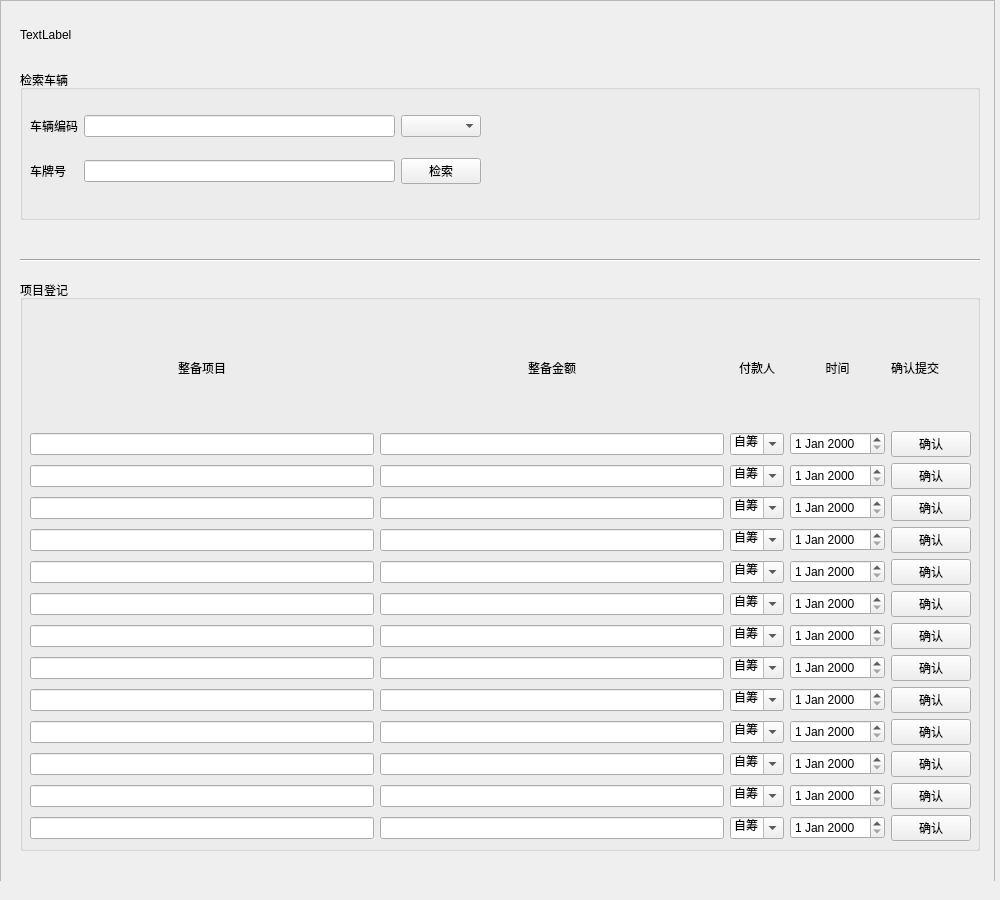
<?xml version="1.0" encoding="UTF-8"?>
<ui version="4.0">
 <class>MainWindow</class>
 <widget class="QMainWindow" name="MainWindow">
  <property name="geometry">
   <rect>
    <x>0</x>
    <y>0</y>
    <width>1000</width>
    <height>900</height>
   </rect>
  </property>
  <property name="windowTitle">
   <string>MainWindow</string>
  </property>
  <widget class="QWidget" name="centralwidget">
   <widget class="QFrame" name="panel2_frame">
    <property name="geometry">
     <rect>
      <x>0</x>
      <y>0</y>
      <width>995</width>
      <height>889</height>
     </rect>
    </property>
    <property name="frameShape">
     <enum>QFrame::StyledPanel</enum>
    </property>
    <property name="frameShadow">
     <enum>QFrame::Raised</enum>
    </property>
    <widget class="Line" name="line">
     <property name="geometry">
      <rect>
       <x>20</x>
       <y>250</y>
       <width>960</width>
       <height>20</height>
      </rect>
     </property>
     <property name="orientation">
      <enum>Qt::Horizontal</enum>
     </property>
    </widget>
    <widget class="QLabel" name="panel2_title">
     <property name="geometry">
      <rect>
       <x>20</x>
       <y>10</y>
       <width>160</width>
       <height>50</height>
      </rect>
     </property>
     <property name="text">
      <string>TextLabel</string>
     </property>
    </widget>
    <widget class="QGroupBox" name="groupBox">
     <property name="geometry">
      <rect>
       <x>20</x>
       <y>70</y>
       <width>960</width>
       <height>150</height>
      </rect>
     </property>
     <property name="title">
      <string>检索车辆</string>
     </property>
     <widget class="QWidget" name="layoutWidget">
      <property name="geometry">
       <rect>
        <x>10</x>
        <y>30</y>
        <width>451</width>
        <height>101</height>
       </rect>
      </property>
      <layout class="QGridLayout" name="gridLayout_2">
       <item row="0" column="0">
        <widget class="QLabel" name="label_5">
         <property name="text">
          <string>车辆编码</string>
         </property>
        </widget>
       </item>
       <item row="0" column="1">
        <widget class="QLineEdit" name="panel2_line_edit1"/>
       </item>
       <item row="1" column="0">
        <widget class="QLabel" name="label_6">
         <property name="text">
          <string>车牌号</string>
         </property>
        </widget>
       </item>
       <item row="1" column="1">
        <widget class="QLineEdit" name="panel2_line_edit2"/>
       </item>
       <item row="1" column="2">
        <widget class="QPushButton" name="panel2_button1">
         <property name="text">
          <string>检索</string>
         </property>
        </widget>
       </item>
       <item row="0" column="2">
        <widget class="QComboBox" name="panel2_combo_box1"/>
       </item>
      </layout>
     </widget>
    </widget>
    <widget class="QGroupBox" name="groupBox_2">
     <property name="geometry">
      <rect>
       <x>20</x>
       <y>280</y>
       <width>960</width>
       <height>571</height>
      </rect>
     </property>
     <property name="title">
      <string>项目登记</string>
     </property>
     <widget class="QWidget" name="layoutWidget">
      <property name="geometry">
       <rect>
        <x>10</x>
        <y>30</y>
        <width>941</width>
        <height>531</height>
       </rect>
      </property>
      <layout class="QGridLayout" name="gridLayout">
       <item row="6" column="4">
        <widget class="QPushButton" name="prepare_6">
         <property name="text">
          <string>确认</string>
         </property>
        </widget>
       </item>
       <item row="6" column="3">
        <widget class="QDateEdit" name="dateEdit_6"/>
       </item>
       <item row="7" column="0">
        <widget class="QLineEdit" name="item7"/>
       </item>
       <item row="7" column="2">
        <widget class="QComboBox" name="comboBox_7">
         <property name="editable">
          <bool>true</bool>
         </property>
         <item>
          <property name="text">
           <string>自筹</string>
          </property>
         </item>
         <item>
          <property name="text">
           <string>他人</string>
          </property>
         </item>
         <item>
          <property name="text">
           <string>...</string>
          </property>
         </item>
        </widget>
       </item>
       <item row="7" column="3">
        <widget class="QDateEdit" name="dateEdit_7"/>
       </item>
       <item row="7" column="4">
        <widget class="QPushButton" name="prepare_7">
         <property name="text">
          <string>确认</string>
         </property>
        </widget>
       </item>
       <item row="7" column="1">
        <widget class="QLineEdit" name="price7"/>
       </item>
       <item row="8" column="2">
        <widget class="QComboBox" name="comboBox_8">
         <property name="editable">
          <bool>true</bool>
         </property>
         <item>
          <property name="text">
           <string>自筹</string>
          </property>
         </item>
         <item>
          <property name="text">
           <string>他人</string>
          </property>
         </item>
         <item>
          <property name="text">
           <string>...</string>
          </property>
         </item>
        </widget>
       </item>
       <item row="8" column="4">
        <widget class="QPushButton" name="prepare_8">
         <property name="text">
          <string>确认</string>
         </property>
        </widget>
       </item>
       <item row="9" column="1">
        <widget class="QLineEdit" name="price9"/>
       </item>
       <item row="9" column="3">
        <widget class="QDateEdit" name="dateEdit_9"/>
       </item>
       <item row="9" column="4">
        <widget class="QPushButton" name="prepare_9">
         <property name="text">
          <string>确认</string>
         </property>
        </widget>
       </item>
       <item row="9" column="2">
        <widget class="QComboBox" name="comboBox_9">
         <property name="editable">
          <bool>true</bool>
         </property>
         <item>
          <property name="text">
           <string>自筹</string>
          </property>
         </item>
         <item>
          <property name="text">
           <string>他人</string>
          </property>
         </item>
         <item>
          <property name="text">
           <string>...</string>
          </property>
         </item>
        </widget>
       </item>
       <item row="10" column="0">
        <widget class="QLineEdit" name="item10"/>
       </item>
       <item row="10" column="1">
        <widget class="QLineEdit" name="price10"/>
       </item>
       <item row="9" column="0">
        <widget class="QLineEdit" name="item9"/>
       </item>
       <item row="8" column="1">
        <widget class="QLineEdit" name="price8"/>
       </item>
       <item row="8" column="0">
        <widget class="QLineEdit" name="item8"/>
       </item>
       <item row="8" column="3">
        <widget class="QDateEdit" name="dateEdit_8"/>
       </item>
       <item row="12" column="1">
        <widget class="QLineEdit" name="price12"/>
       </item>
       <item row="11" column="1">
        <widget class="QLineEdit" name="price11"/>
       </item>
       <item row="10" column="3">
        <widget class="QDateEdit" name="dateEdit_10"/>
       </item>
       <item row="12" column="0">
        <widget class="QLineEdit" name="item12"/>
       </item>
       <item row="12" column="2">
        <widget class="QComboBox" name="comboBox_12">
         <property name="editable">
          <bool>true</bool>
         </property>
         <item>
          <property name="text">
           <string>自筹</string>
          </property>
         </item>
         <item>
          <property name="text">
           <string>他人</string>
          </property>
         </item>
         <item>
          <property name="text">
           <string>...</string>
          </property>
         </item>
        </widget>
       </item>
       <item row="13" column="1">
        <widget class="QLineEdit" name="price13"/>
       </item>
       <item row="13" column="0">
        <widget class="QLineEdit" name="item13"/>
       </item>
       <item row="11" column="0">
        <widget class="QLineEdit" name="item11"/>
       </item>
       <item row="11" column="3">
        <widget class="QDateEdit" name="dateEdit_11"/>
       </item>
       <item row="12" column="4">
        <widget class="QPushButton" name="prepare_12">
         <property name="text">
          <string>确认</string>
         </property>
        </widget>
       </item>
       <item row="13" column="2">
        <widget class="QComboBox" name="comboBox_13">
         <property name="editable">
          <bool>true</bool>
         </property>
         <item>
          <property name="text">
           <string>自筹</string>
          </property>
         </item>
         <item>
          <property name="text">
           <string>他人</string>
          </property>
         </item>
         <item>
          <property name="text">
           <string>...</string>
          </property>
         </item>
        </widget>
       </item>
       <item row="12" column="3">
        <widget class="QDateEdit" name="dateEdit_12"/>
       </item>
       <item row="10" column="2">
        <widget class="QComboBox" name="comboBox_10">
         <property name="editable">
          <bool>true</bool>
         </property>
         <item>
          <property name="text">
           <string>自筹</string>
          </property>
         </item>
         <item>
          <property name="text">
           <string>他人</string>
          </property>
         </item>
         <item>
          <property name="text">
           <string>...</string>
          </property>
         </item>
        </widget>
       </item>
       <item row="11" column="2">
        <widget class="QComboBox" name="comboBox_11">
         <property name="editable">
          <bool>true</bool>
         </property>
         <item>
          <property name="text">
           <string>自筹</string>
          </property>
         </item>
         <item>
          <property name="text">
           <string>他人</string>
          </property>
         </item>
         <item>
          <property name="text">
           <string>...</string>
          </property>
         </item>
        </widget>
       </item>
       <item row="11" column="4">
        <widget class="QPushButton" name="prepare_11">
         <property name="text">
          <string>确认</string>
         </property>
        </widget>
       </item>
       <item row="10" column="4">
        <widget class="QPushButton" name="prepare_10">
         <property name="text">
          <string>确认</string>
         </property>
        </widget>
       </item>
       <item row="13" column="4">
        <widget class="QPushButton" name="prepare_13">
         <property name="text">
          <string>确认</string>
         </property>
        </widget>
       </item>
       <item row="13" column="3">
        <widget class="QDateEdit" name="dateEdit_13"/>
       </item>
       <item row="0" column="2">
        <widget class="QLabel" name="label_4">
         <property name="text">
          <string>付款人</string>
         </property>
         <property name="alignment">
          <set>Qt::AlignCenter</set>
         </property>
        </widget>
       </item>
       <item row="1" column="0">
        <widget class="QLineEdit" name="item1"/>
       </item>
       <item row="0" column="3">
        <widget class="QLabel" name="label_3">
         <property name="text">
          <string>时间</string>
         </property>
         <property name="alignment">
          <set>Qt::AlignCenter</set>
         </property>
        </widget>
       </item>
       <item row="1" column="2">
        <widget class="QComboBox" name="comboBox">
         <property name="editable">
          <bool>true</bool>
         </property>
         <item>
          <property name="text">
           <string>自筹</string>
          </property>
         </item>
         <item>
          <property name="text">
           <string>他人</string>
          </property>
         </item>
         <item>
          <property name="text">
           <string>...</string>
          </property>
         </item>
         <item>
          <property name="text">
           <string/>
          </property>
         </item>
        </widget>
       </item>
       <item row="1" column="4">
        <widget class="QPushButton" name="prepare_1">
         <property name="text">
          <string>确认</string>
         </property>
        </widget>
       </item>
       <item row="2" column="0">
        <widget class="QLineEdit" name="item2"/>
       </item>
       <item row="0" column="0">
        <widget class="QLabel" name="panel2_label">
         <property name="layoutDirection">
          <enum>Qt::LeftToRight</enum>
         </property>
         <property name="text">
          <string>整备项目</string>
         </property>
         <property name="alignment">
          <set>Qt::AlignCenter</set>
         </property>
        </widget>
       </item>
       <item row="0" column="1">
        <widget class="QLabel" name="label_2">
         <property name="text">
          <string>整备金额</string>
         </property>
         <property name="alignment">
          <set>Qt::AlignCenter</set>
         </property>
        </widget>
       </item>
       <item row="1" column="3">
        <widget class="QDateEdit" name="dateEdit"/>
       </item>
       <item row="1" column="1">
        <widget class="QLineEdit" name="price1"/>
       </item>
       <item row="2" column="1">
        <widget class="QLineEdit" name="price2"/>
       </item>
       <item row="3" column="3">
        <widget class="QDateEdit" name="dateEdit_3"/>
       </item>
       <item row="4" column="1">
        <widget class="QLineEdit" name="price4"/>
       </item>
       <item row="3" column="2">
        <widget class="QComboBox" name="comboBox_3">
         <property name="editable">
          <bool>true</bool>
         </property>
         <property name="currentText">
          <string>自筹</string>
         </property>
         <item>
          <property name="text">
           <string>自筹</string>
          </property>
         </item>
         <item>
          <property name="text">
           <string>他人</string>
          </property>
         </item>
         <item>
          <property name="text">
           <string>...</string>
          </property>
         </item>
        </widget>
       </item>
       <item row="2" column="4">
        <widget class="QPushButton" name="prepare_2">
         <property name="text">
          <string>确认</string>
         </property>
        </widget>
       </item>
       <item row="4" column="2">
        <widget class="QComboBox" name="comboBox_4">
         <property name="editable">
          <bool>true</bool>
         </property>
         <item>
          <property name="text">
           <string>自筹</string>
          </property>
         </item>
         <item>
          <property name="text">
           <string>他人</string>
          </property>
         </item>
         <item>
          <property name="text">
           <string>...</string>
          </property>
         </item>
        </widget>
       </item>
       <item row="3" column="1">
        <widget class="QLineEdit" name="price3"/>
       </item>
       <item row="3" column="4">
        <widget class="QPushButton" name="prepare_3">
         <property name="text">
          <string>确认</string>
         </property>
        </widget>
       </item>
       <item row="4" column="3">
        <widget class="QDateEdit" name="dateEdit_4"/>
       </item>
       <item row="5" column="2">
        <widget class="QComboBox" name="comboBox_5">
         <property name="editable">
          <bool>true</bool>
         </property>
         <item>
          <property name="text">
           <string>自筹</string>
          </property>
         </item>
         <item>
          <property name="text">
           <string>他人</string>
          </property>
         </item>
         <item>
          <property name="text">
           <string>...</string>
          </property>
         </item>
        </widget>
       </item>
       <item row="6" column="0">
        <widget class="QLineEdit" name="item6"/>
       </item>
       <item row="6" column="1">
        <widget class="QLineEdit" name="price6"/>
       </item>
       <item row="2" column="2">
        <widget class="QComboBox" name="comboBox_2">
         <property name="editable">
          <bool>true</bool>
         </property>
         <property name="currentText">
          <string>自筹</string>
         </property>
         <item>
          <property name="text">
           <string>自筹</string>
          </property>
         </item>
         <item>
          <property name="text">
           <string>他人</string>
          </property>
         </item>
         <item>
          <property name="text">
           <string>...</string>
          </property>
         </item>
        </widget>
       </item>
       <item row="3" column="0">
        <widget class="QLineEdit" name="item3"/>
       </item>
       <item row="4" column="4">
        <widget class="QPushButton" name="prepare_4">
         <property name="text">
          <string>确认</string>
         </property>
        </widget>
       </item>
       <item row="5" column="1">
        <widget class="QLineEdit" name="price5"/>
       </item>
       <item row="4" column="0">
        <widget class="QLineEdit" name="item4"/>
       </item>
       <item row="5" column="0">
        <widget class="QLineEdit" name="item5"/>
       </item>
       <item row="5" column="3">
        <widget class="QDateEdit" name="dateEdit_5"/>
       </item>
       <item row="5" column="4">
        <widget class="QPushButton" name="prepare_5">
         <property name="text">
          <string>确认</string>
         </property>
        </widget>
       </item>
       <item row="2" column="3">
        <widget class="QDateEdit" name="dateEdit_2"/>
       </item>
       <item row="6" column="2">
        <widget class="QComboBox" name="comboBox_6">
         <property name="editable">
          <bool>true</bool>
         </property>
         <item>
          <property name="text">
           <string>自筹</string>
          </property>
         </item>
         <item>
          <property name="text">
           <string>他人</string>
          </property>
         </item>
         <item>
          <property name="text">
           <string>...</string>
          </property>
         </item>
        </widget>
       </item>
       <item row="0" column="4">
        <widget class="QLabel" name="label_7">
         <property name="text">
          <string>确认提交</string>
         </property>
        </widget>
       </item>
      </layout>
     </widget>
    </widget>
   </widget>
  </widget>
  <widget class="QMenuBar" name="menubar">
   <property name="enabled">
    <bool>false</bool>
   </property>
   <property name="geometry">
    <rect>
     <x>0</x>
     <y>0</y>
     <width>1000</width>
     <height>23</height>
    </rect>
   </property>
  </widget>
  <widget class="QStatusBar" name="statusbar">
   <property name="enabled">
    <bool>false</bool>
   </property>
   <property name="sizeGripEnabled">
    <bool>false</bool>
   </property>
  </widget>
 </widget>
 <resources/>
 <connections/>
</ui>
